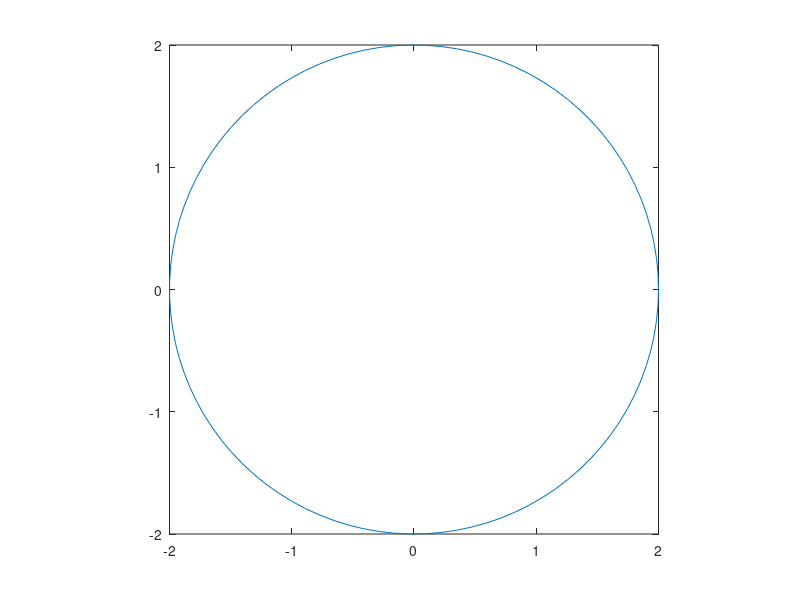

Source code (MATLAB): (Note: this script raises an error after producing the figure.)
% logical
x = [1 2 3 4 5];
y = [5 4 3 2 1];
x<y
x<=y
x==y
x>=y
x>y


% for
for x = 0:2:10
    a = 2^x
end

% if-else
a = 3;
if a<1
    b = a+1
else
    c = a+2
end    

% while
a = 1;
while a<4
    a = a+1
end 

% clear : variable clear
% clc : command clear
% clf : figure clear

% inline
f = inline('x.^3 + 6*x - 2', 'x');
f(3)
f([3 4 5])

% linspace
x = linspace(0, 5, 6)

t = linspace(0 , 2*pi , 100) ; 
x = 2*cos(t) ; y = 2*sin(t) ; 
plot(x,y) ; axis square

% ones, zeros
ones(3)
zeros(3)

% length
c = [1 2 3] ; length(c)

% sum
A = [1 2 3 ; 4 5 6 ; 7 8 9]
sum(A)

% absolute value
abs(-999)

% fprintf
fp = fopen('test.m' , 'w');
fprintf(fp, '%d %d\n' , 1,2);
fprintf(fp, '%f %f\n' , 3.5 , 4.5);
fprintf(fp, '%e\n' , 100,1000);
fclose(fp) ; 

% load
t = load('test.m');

% rand
r = rand(2,3)
rand('seed' , 3)
rand(2,3)